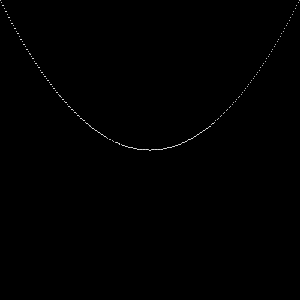
Frame 1 (no input)
Frame 2 (the mouse pressed at the canvas centre, redrawn once): identical to frame 1, image omitted

The Processing sketch that drew this single still picture (run headless with seeded random() and noise(); the mouse was pressed at the canvas centre and the sketch redrawn once):

// Processing sketch: graph
// ── graph.pde
float dx,dy;
float x = 0;
float y = 0;

float x_start = -1;
float x_end = 1;

void setup() {
  
  size(300,300);
  noLoop();
  
  
}

void draw() {
  background(0);
  stroke(255);
  dx = 0.01;
  float px, py;
  for (x = x_start; x < x_end; x += dx) {
    y = f(x);
    px = map(x, x_start, x_end, 0, width);
    py = map(y, -1, 1, height, 0);
    point(px,py);
    
  }
  
  
}


float f(float x) {
  return pow(x,2);
}
